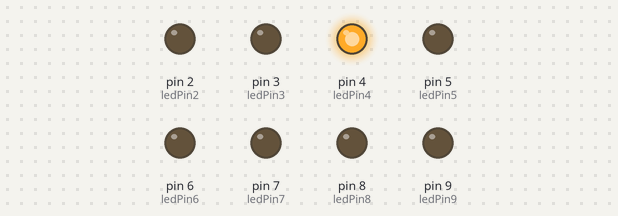
This sketch was run on a simulated Arduino Uno, built with avr-gcc and run on an emulated ATmega328P. Shown: output pins drawn as LEDs (lit = HIGH).

Above: at 0.3 s.
At 0.9 s:
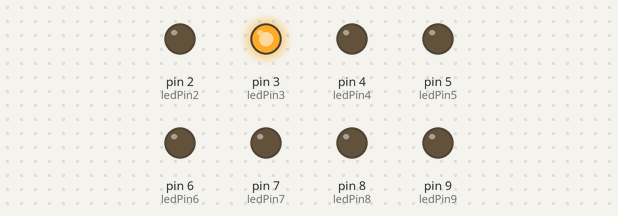
At 1.6 s:
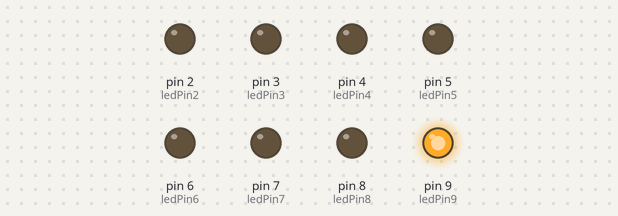
At 2.7 s:
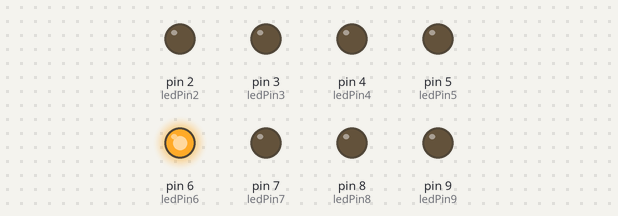
At 3.9 s:
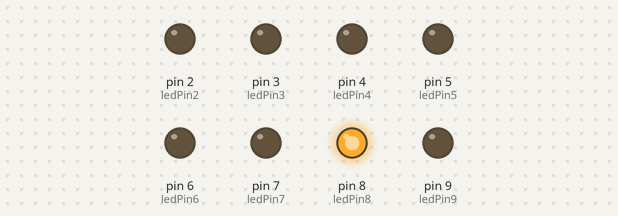
At 6.4 s:
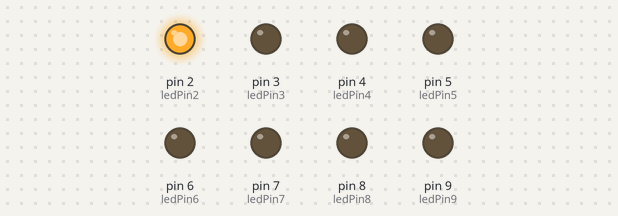
Timing chart, 0 to 7.4 s (numbered marks = the images above):
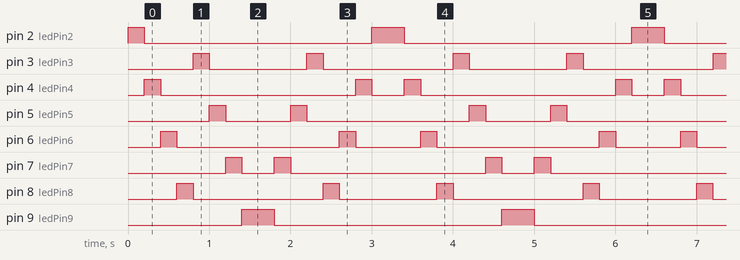

Measured:
- by itself, pin 2 (ledPin2): repeats every 3.2 s: LOW 2.8 s, HIGH 0.40 s
- by itself, pin 3 (ledPin3): repeats every 3.2 s: LOW 1.2 s, HIGH 0.20 s, LOW 1.6 s, HIGH 0.20 s
- by itself, pin 4 (ledPin4): repeats every 3.2 s: LOW 2.4 s, HIGH 0.20 s, LOW 0.40 s, HIGH 0.20 s
- by itself, pin 5 (ledPin5): repeats every 3.2 s: LOW 0.80 s, HIGH 0.20 s, LOW 2.0 s, HIGH 0.20 s
- by itself, pin 6 (ledPin6): repeats every 3.2 s: LOW 2.0 s, HIGH 0.20 s, LOW 0.80 s, HIGH 0.20 s
- by itself, pin 7 (ledPin7): repeats every 3.2 s: LOW 0.40 s, HIGH 0.20 s, LOW 2.4 s, HIGH 0.20 s
- by itself, pin 8 (ledPin8): repeats every 3.2 s: LOW 1.6 s, HIGH 0.20 s, LOW 1.2 s, HIGH 0.20 s
- by itself, pin 9 (ledPin9): alternates HIGH for 0.40 s and LOW for 2.8 s

The sketch:

everyother.ino
```cpp
int ledPin2 = 2;
int ledPin3 = 3;
int ledPin4 = 4;
int ledPin5 = 5;
int ledPin6 = 6;
int ledPin7 = 7;
int ledPin8 = 8;
int ledPin9 = 9;

// The setup() method runs once, when the sketch starts

void setup(){
  // initialize the digital pin as an output:
  pinMode(ledPin2, OUTPUT);
  pinMode(ledPin3, OUTPUT);
  pinMode(ledPin4, OUTPUT);
  pinMode(ledPin5, OUTPUT);
  pinMode(ledPin6, OUTPUT);
  pinMode(ledPin7, OUTPUT);
  pinMode(ledPin8, OUTPUT);
  pinMode(ledPin9, OUTPUT);

}

// the loop() method runs over and over again,
// as long as the Arduino has power

void loop(){

  digitalWrite(ledPin2, HIGH);   // set the LED on
  delay(200);                  // wait for a second
  digitalWrite(ledPin2, LOW);    // set the LED off
  //delay(200);                  // wait for a second

  digitalWrite(ledPin4, HIGH);   // set the LED on
  delay(200);                  // wait for a second
  digitalWrite(ledPin4, LOW);    // set the LED off
  //delay(200);                  // wait for a second

  digitalWrite(ledPin6, HIGH);   // set the LED on
  delay(200);                  // wait for a second
  digitalWrite(ledPin6, LOW);    // set the LED off
  //delay(200);                  // wait for a second

  digitalWrite(ledPin8, HIGH);   // set the LED on
  delay(200);                  // wait for a second
  digitalWrite(ledPin8, LOW);    // set the LED off
  //delay(200);                  // wait for a second

  digitalWrite(ledPin3, HIGH);   // set the LED on
  delay(200);                  // wait for a second
  digitalWrite(ledPin3, LOW);    // set the LED off
  //delay(200);                  // wait for a second

  digitalWrite(ledPin5, HIGH);   // set the LED on
  delay(200);                  // wait for a second
  digitalWrite(ledPin5, LOW);    // set the LED off
  //delay(200);                  // wait for a second

  digitalWrite(ledPin7, HIGH);   // set the LED on
  delay(200);                  // wait for a second
  digitalWrite(ledPin7, LOW);    // set the LED off
  //delay(200);                  // wait for a second

  digitalWrite(ledPin9, HIGH);   // set the LED on
  delay(200);                  // wait for a second
  digitalWrite(ledPin9, LOW);    // set the LED off
  //delay(200);                  // wait for a second

  digitalWrite(ledPin9, HIGH);   // set the LED on
  delay(200);                  // wait for a second
  digitalWrite(ledPin9, LOW);    // set the LED off
  //delay(200);                  // wait for a second

  digitalWrite(ledPin7, HIGH);   // set the LED on
  delay(200);                  // wait for a second
  digitalWrite(ledPin7, LOW);    // set the LED off
  //delay(200);                  // wait for a second

  digitalWrite(ledPin5, HIGH);   // set the LED on
  delay(200);                  // wait for a second
  digitalWrite(ledPin5, LOW);    // set the LED off
  //delay(200);                  // wait for a second

  digitalWrite(ledPin3, HIGH);   // set the LED on
  delay(200);                  // wait for a second
  digitalWrite(ledPin3, LOW);    // set the LED off
  //delay(200);                  // wait for a second

  digitalWrite(ledPin8, HIGH);   // set the LED on
  delay(200);                  // wait for a second
  digitalWrite(ledPin8, LOW);    // set the LED off
  //delay(100);                  // wait for a second

  digitalWrite(ledPin6, HIGH);   // set the LED on
  delay(200);                  // wait for a second
  digitalWrite(ledPin6, LOW);    // set the LED off
  //delay(100);                  // wait for a second

  digitalWrite(ledPin4, HIGH);   // set the LED on
  delay(200);                  // wait for a second
  digitalWrite(ledPin4, LOW);    // set the LED off
  //delay(100);                  // wait for a second

  digitalWrite(ledPin2, HIGH);   // set the LED on
  delay(200);                  // wait for a second
  digitalWrite(ledPin2, LOW);    // set the LED off
  //delay(100);                  // wait for a second

}
```
